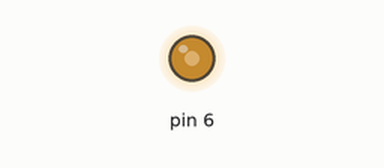
This sketch was run on a simulated Arduino Uno, built with avr-gcc and run on an emulated ATmega328P. Parts: output pins drawn as LEDs (lit = HIGH).

Above: at 0.1 s.
Timing chart, 0 to 1.6 s (numbered marks = the images above):
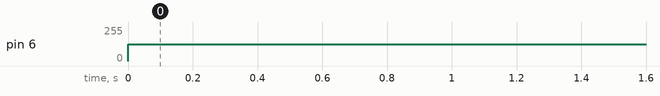

Measured:
- by itself, pin 6: 0/255 → 127/255 at 0.00 s

The sketch:

Changing_the_brightness_of_an_LED.ino
```cpp
void setup() {
  // put your setup code here, to run once:
pinMode(6,OUTPUT);
}

void loop() {
  // put your main code here, to run repeatedly:
analogWrite(6,127);
}
```
